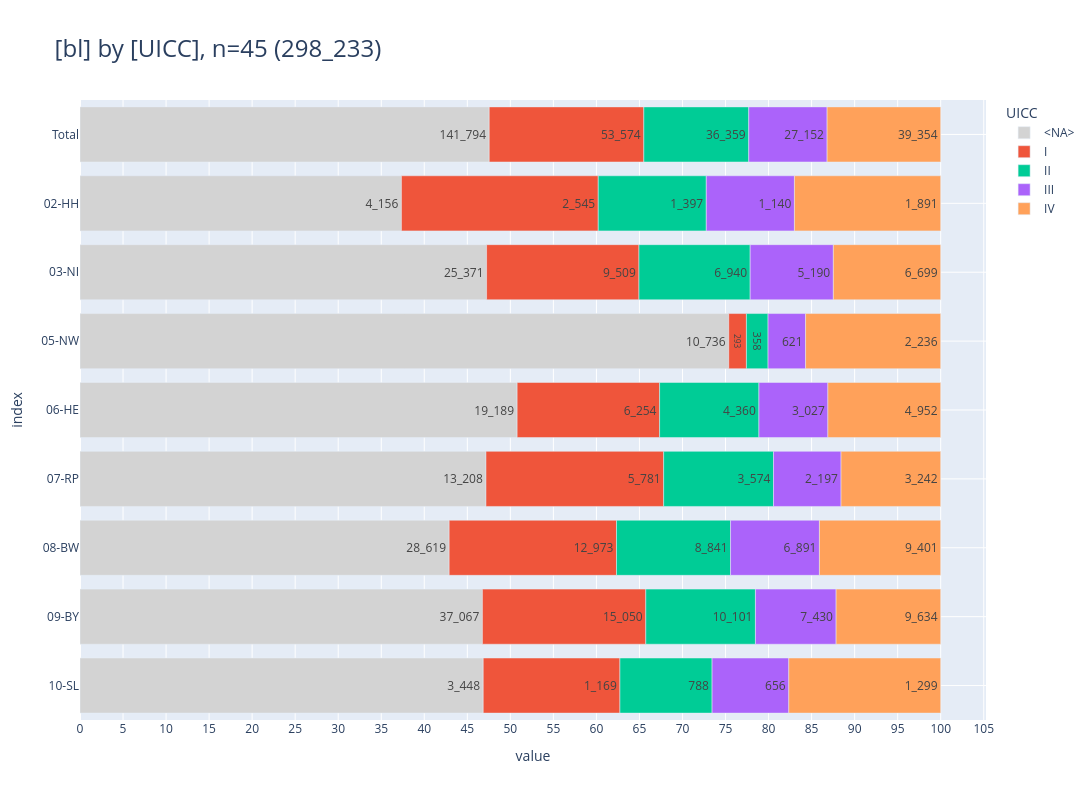

Notebook code for this chart:
### Code cell
_alias='UICC'
_df = (
    show_freqs(alias=_alias, incl_c44_and_d=False)
    .rename(columns={"kkr": "bl"})
    [["bl", "UICC", "cnt"]]
)
_=pls.plot_stacked_bars(
    _df,
    orientation="h",
    normalize=False,
    relative=True,
    dropna=False,
    sort_values_index=False,
    show_total=True,
    height=800,
)

### Figure 1 — Plotly figure (JSON) as saved in the notebook; plotly's stock layout.template omitted (floating-point values rounded to 4 significant figures)
{"data": [{"hovertemplate": "col=<NA><br>value=%{x}<br>index=%{y}<br>cnt_str=%{text}<extra></extra>", "legendgroup": "<NA>", "marker": {"color": "lightgray", "pattern": {"shape": ""}}, "name": "<NA>", "orientation": "h", "showlegend": true, "text": ["141_794", "4_156", "25_371", "10_736", "19_189", "13_208", "28_619", "37_067", "3_448"], "textposition": "auto", "type": "bar", "x": [141794, 4156, 25371, 10736, 19189, 13208, 28619, 37067, 3448], "xaxis": "x", "y": [" Total", "02-HH", "03-NI", "05-NW", "06-HE", "07-RP", "08-BW", "09-BY", "10-SL"], "yaxis": "y"}, {"hovertemplate": "col=I<br>value=%{x}<br>index=%{y}<br>cnt_str=%{text}<extra></extra>", "legendgroup": "I", "marker": {"color": "#EF553B", "pattern": {"shape": ""}}, "name": "I", "orientation": "h", "showlegend": true, "text": ["53_574", "2_545", "9_509", "293", "6_254", "5_781", "12_973", "15_050", "1_169"], "textposition": "auto", "type": "bar", "x": [53574, 2545, 9509, 293, 6254, 5781, 12973, 15050, 1169], "xaxis": "x", "y": [" Total", "02-HH", "03-NI", "05-NW", "06-HE", "07-RP", "08-BW", "09-BY", "10-SL"], "yaxis": "y"}, {"hovertemplate": "col=II<br>value=%{x}<br>index=%{y}<br>cnt_str=%{text}<extra></extra>", "legendgroup": "II", "marker": {"color": "#00CC96", "pattern": {"shape": ""}}, "name": "II", "orientation": "h", "showlegend": true, "text": ["36_359", "1_397", "6_940", "358", "4_360", "3_574", "8_841", "10_101", "788"], "textposition": "auto", "type": "bar", "x": [36359, 1397, 6940, 358, 4360, 3574, 8841, 10101, 788], "xaxis": "x", "y": [" Total", "02-HH", "03-NI", "05-NW", "06-HE", "07-RP", "08-BW", "09-BY", "10-SL"], "yaxis": "y"}, {"hovertemplate": "col=III<br>value=%{x}<br>index=%{y}<br>cnt_str=%{text}<extra></extra>", "legendgroup": "III", "marker": {"color": "#AB63FA", "pattern": {"shape": ""}}, "name": "III", "orientation": "h", "showlegend": true, "text": ["27_152", "1_140", "5_190", "621", "3_027", "2_197", "6_891", "7_430", "656"], "textposition": "auto", "type": "bar", "x": [27152, 1140, 5190, 621, 3027, 2197, 6891, 7430, 656], "xaxis": "x", "y": [" Total", "02-HH", "03-NI", "05-NW", "06-HE", "07-RP", "08-BW", "09-BY", "10-SL"], "yaxis": "y"}, {"hovertemplate": "col=IV<br>value=%{x}<br>index=%{y}<br>cnt_str=%{text}<extra></extra>", "legendgroup": "IV", "marker": {"color": "#FFA15A", "pattern": {"shape": ""}}, "name": "IV", "orientation": "h", "showlegend": true, "text": ["39_354", "1_891", "6_699", "2_236", "4_952", "3_242", "9_401", "9_634", "1_299"], "textposition": "auto", "type": "bar", "x": [39354, 1891, 6699, 2236, 4952, 3242, 9401, 9634, 1299], "xaxis": "x", "y": [" Total", "02-HH", "03-NI", "05-NW", "06-HE", "07-RP", "08-BW", "09-BY", "10-SL"], "yaxis": "y"}], "layout": {"barmode": "relative", "barnorm": "percent", "height": 800, "legend": {"title": {"text": "UICC"}, "tracegroupgap": 0, "traceorder": "normal"}, "title": {"font": {"size": 24}, "text": "[bl] by [UICC], n=45 (298_233)", "xanchor": "left", "y": 0.95, "yanchor": "top"}, "width": 1600, "xaxis": {"anchor": "y", "domain": [0, 1], "dtick": 5, "gridwidth": 1, "showgrid": true, "title": {"text": "value"}}, "yaxis": {"anchor": "x", "categoryarray": ["10-SL", "09-BY", "08-BW", "07-RP", "06-HE", "05-NW", "03-NI", "02-HH", " Total"], "categoryorder": "array", "domain": [0, 1], "gridwidth": 1, "showgrid": true, "title": {"text": "index"}}}}
